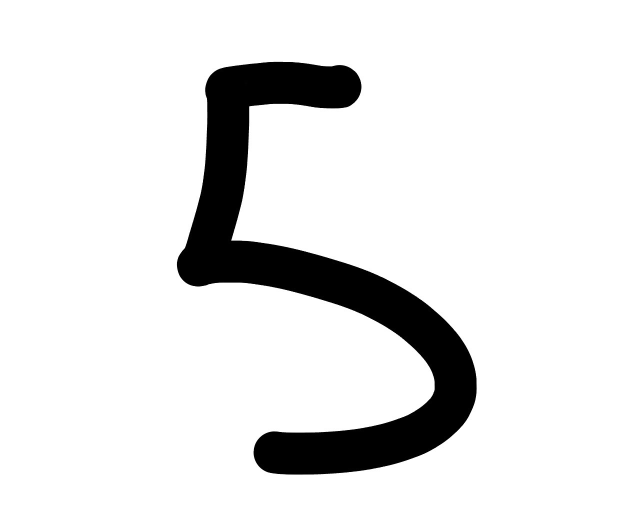
#> input picture Images/ipad_ss_5.JPG, 1263 x 1061 px, found by its file name (shown at 1/2 size)
$ python image_rescaling.py
#> lines starting #> are read from the running program, lines starting #| are printed output that depends on the picture
from PIL import Image

image = Image.open('Images\ipad_ss_5.JPG')
#> image is the input picture: PIL image 1263x1061 RGB; min 0, max 255, mean 228.3

new_image = image.resize((28,28))
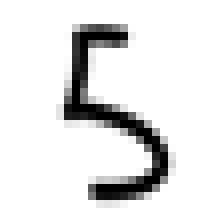
#> new_image: PIL image 28x28 RGB (shown 8 times larger); min 0, max 255, mean 228.2
new_image.save('ipad_ss_5_resized.png')

new_image.show()

$ run again, with Images/ipad_ss_0.JPG copied over Images/ipad_ss_5.JPG
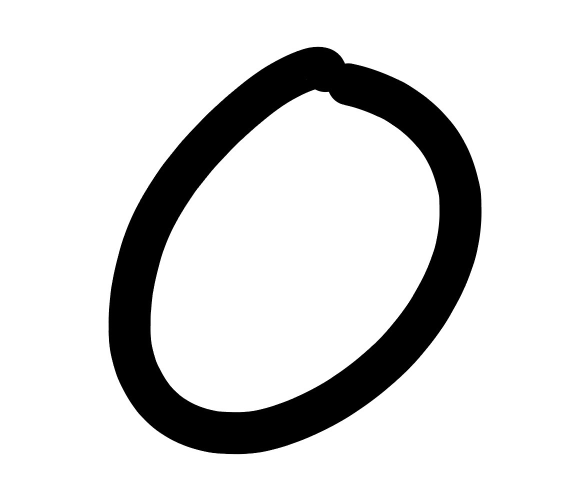
#> input picture Images/ipad_ss_0.JPG, 1139 x 1006 px, found by its file name (shown at 1/2 size)
#> image is the input picture: PIL image 1139x1006 RGB; min 0, max 255, mean 215.1
#> `new_image = image.resize((28,28))`:
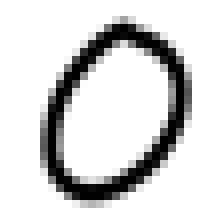
#> new_image: PIL image 28x28 RGB (shown 8 times larger); min 0, max 255, mean 215

$ run again, with Images/ipad_ss_3.jpg copied over Images/ipad_ss_5.JPG
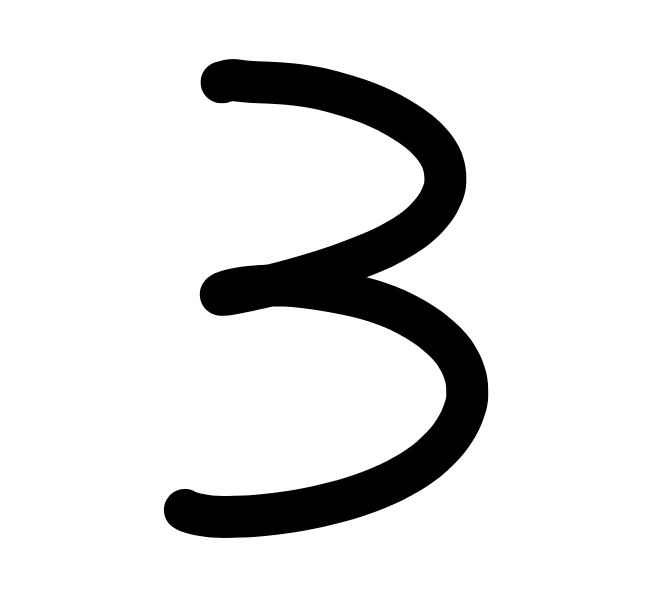
#> input picture Images/ipad_ss_3.jpg, 1328 x 1190 px, found by its file name (shown at 1/2 size)
#> image is the input picture: PIL image 1328x1190 RGB; min 0, max 255, mean 225
#> `new_image = image.resize((28,28))`:
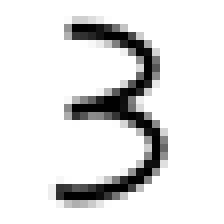
#> new_image: PIL image 28x28 RGB (shown 8 times larger); min 0, max 255, mean 224.9
